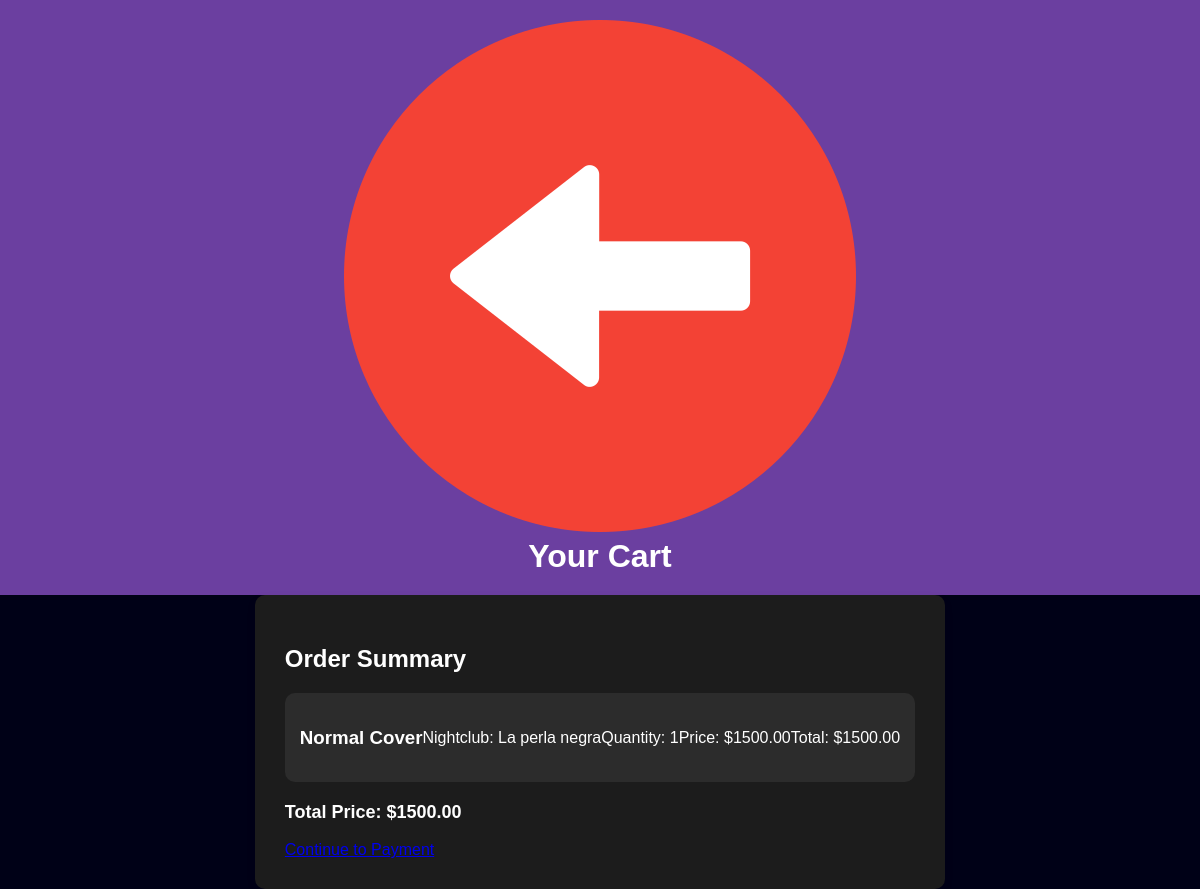
/cart/ (signed in), run on an earlier commit of the app's database.
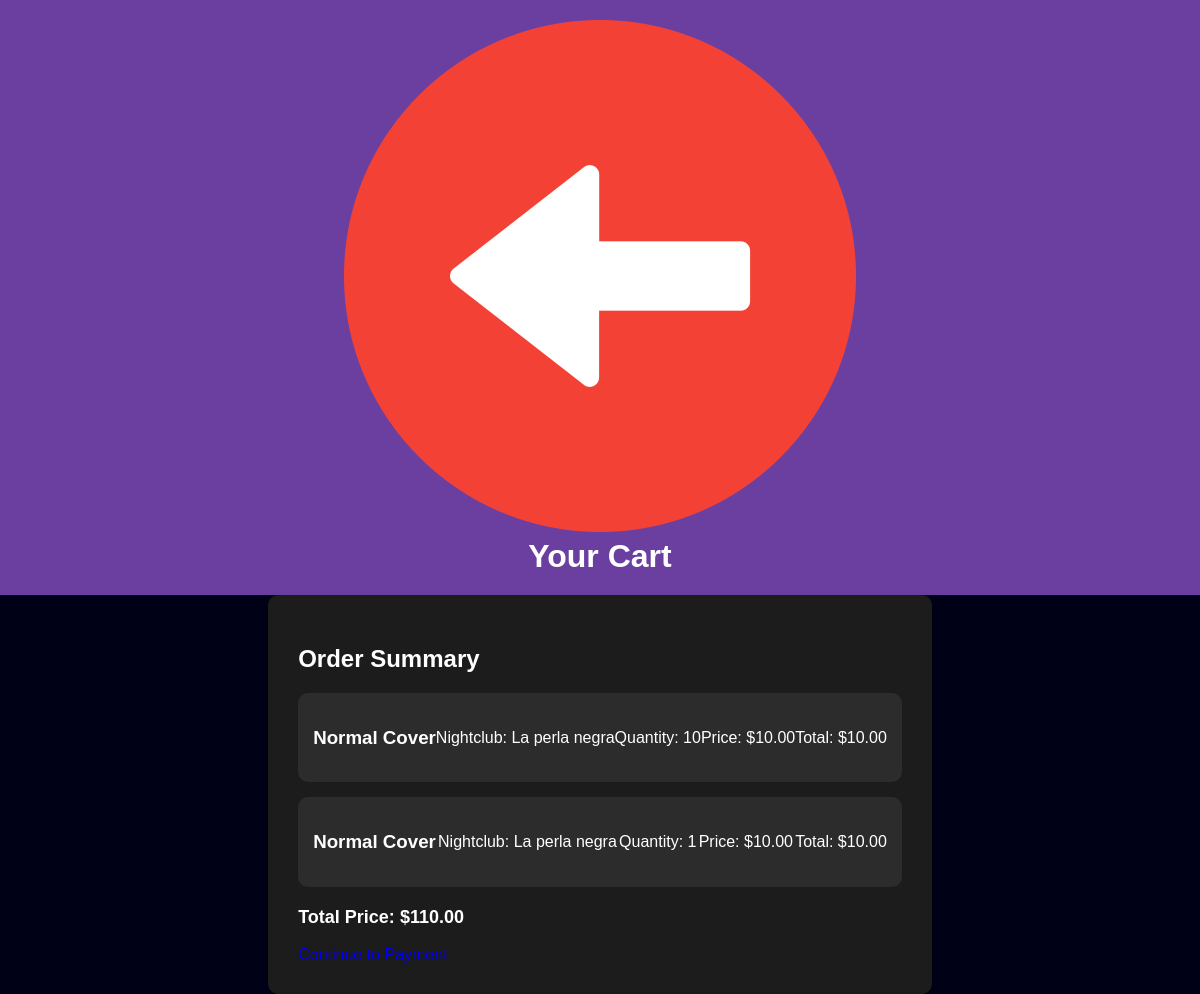
And on a later commit of the database.
### tickets/models.py (models this page shows, shortened)
class CartItem(models.Model):
    user = models.ForeignKey(User, on_delete=models.CASCADE)
    ticket = models.ForeignKey(Ticket, on_delete=models.CASCADE)
    quantity = models.PositiveIntegerField(default=1)

class Ticket(models.Model):
    TICKET_CHOICES = [
        ('normal', 'Normal Cover'),
        ('vip', 'VIP Cover'),
    ]
    nightclub = models.ForeignKey(NightClub, related_name='tickets', on_delete=models.CASCADE)
    ticket_type = models.CharField(max_length=50, choices=TICKET_CHOICES)
    price = models.DecimalField(max_digits=6, decimal_places=2)
    description = models.TextField(blank=True, null=True)

class NightClub(models.Model):
    name = models.CharField(max_length=255)
    address = models.CharField(max_length=255, null=True, blank=True)  # Allow null and blank values
    description = models.TextField(blank=True, null=True)
    image = models.ImageField(upload_to='nightclubs/', blank=True, null=True)

### tickets/views.py (the view)
# urls.py: path('cart/', views.cart_view, name='cart'),
def cart_view(request):
    cart_items = CartItem.objects.filter(user=request.user)
    total_price = sum([item.ticket.price * item.quantity for item in cart_items])
    return render(request, 'tickets/cart.html', {
        'cart_items': cart_items,
        'total_price': total_price,
    })

### tickets/templates/tickets/cart.html (shortened to what this page needs)
<!DOCTYPE html>
<html lang="en">
<head>
    {% load static %}
    {% load cart_extras %}
    <link rel="stylesheet" href="{% static 'css/styles.css' %}">
</head>
<body class="cart-page">
    <header class="cart-header">
        <div class="cart-logo-section">
            <a href="{% url 'home' %}">
                <img src="{% static 'images/back-arrow.png' %}" alt="Back">
            </a>
            <h1> Your Cart</h1>
        </div>
    </header>
    <section class="cart-container">
        {% if cart_items %}
            <div class="order-summary">
                <h2>Order Summary</h2>
                <ul class="cart-items-list">
                    {% for item in cart_items %}
                        <li class="cart-item">
                            <h3>{{ item.ticket.get_ticket_type_display }}</h3>
                            <p>Nightclub: {{ item.ticket.nightclub.name }}</p>
                            <p>Quantity: {{ item.quantity }}</p>
                            <p>Price: ${{ item.ticket.price }}</p>
                            <p>Total: ${{ item.ticket.price|multiply:item.quantity }}</p>
                        </li>
                    {% endfor %}
                </ul>
                <div class="order-total">
                    <p><strong>Total Price:</strong> ${{ total_price }}</p>
                </div>
                <a href="{% url 'payment' %}" class="checkout-btn">Continue to Payment</a>
            </div>
        {% else %}
            <p class="empty-cart-message">Your cart is empty.</p>
        {% endif %}
    </section>
</body>
</html>

What changed in the data, as far as the page shows it:
removed CartItem: ticket.ticket_type "Normal Cover", ticket.nightclub.name "La perla negra", quantity "1", ticket.price "1500.00", ticket.price|multiply "1500.00"
added CartItem: ticket.ticket_type "Normal Cover", ticket.nightclub.name "La perla negra", quantity "10", ticket.price "10.00", ticket.price|multiply "10.00"
added CartItem: ticket.ticket_type "Normal Cover", ticket.nightclub.name "La perla negra", quantity "1", ticket.price "10.00", ticket.price|multiply "10.00"
Also different on the page:
{{ total_price }}: "1500.00" → "110.00"
